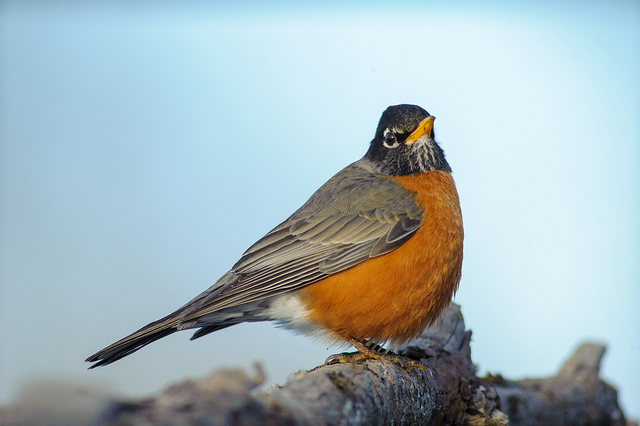
#> input picture images/bird.jpg, 640 x 426 px
$ python 0_translation.py --image ../images/bird.jpg
#> lines starting #> are read from the running program, lines starting #| are printed output that depends on the picture
import argparse
import numpy as np
import cv2

ap = argparse.ArgumentParser()
ap.add_argument("-i", "--image", required=True, help='Path to the image')
args = vars(ap.parse_args())

image = cv2.imread(args['image'])
#> image is the input picture: shape (426, 640, 3); mean B, G, R 188.8, 183.9, 166.6

M = np.float32([[1, 0, 25],
                [0, 1, 50]])
shifted = cv2.warpAffine(image, M, (image.shape[1], image.shape[0]))
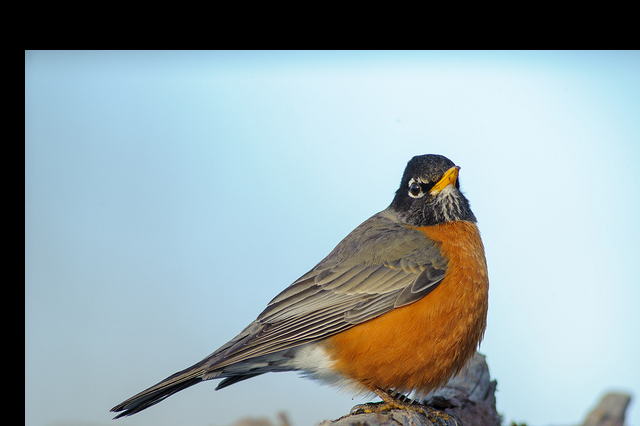
#> shifted: shape (426, 640, 3); mean B, G, R 168.5, 164.4, 148.6
cv2.imshow('Shifted down and right', shifted)

M = np.float32([[1, 0, -50],
                [0, 1, -90]])
shifted = cv2.warpAffine(image, M, (image.shape[1], image.shape[0]))
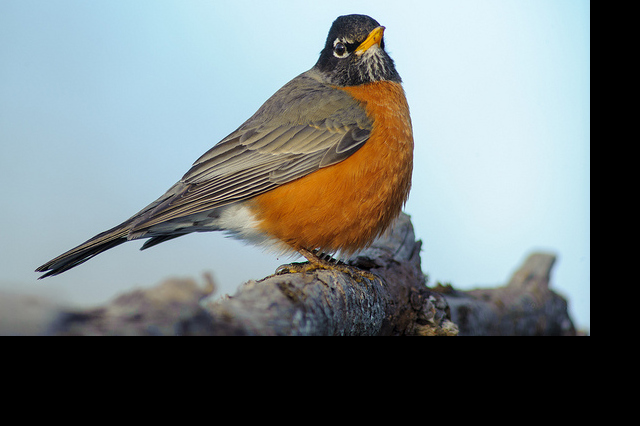
#> shifted: shape (426, 640, 3); mean B, G, R 125.9, 124.9, 116.4
cv2.imshow('Shifted Up and Left', shifted)

cv2.waitKey(0)

$ run again, on images/beach.png
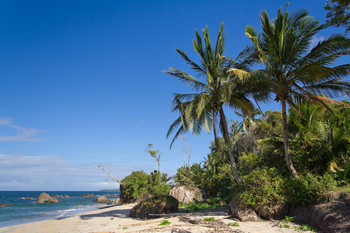
#> input picture images/beach.png, 350 x 233 px
#> image is the input picture: shape (233, 350, 3); mean B, G, R 136, 110.4, 78.6
#> `shifted = cv2.warpAffine(image, M, (image.shape[1], image.shape[0]))`:
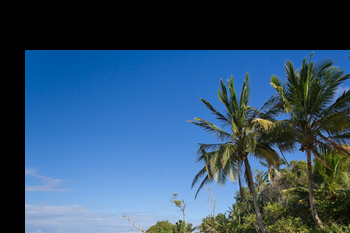
#> shifted: shape (233, 350, 3); mean B, G, R 110.1, 81.9, 51.2
#> `shifted = cv2.warpAffine(image, M, (image.shape[1], image.shape[0]))`:
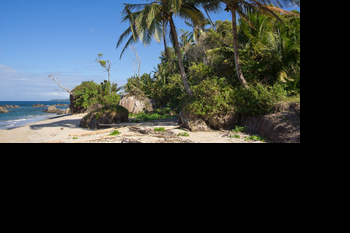
#> shifted: shape (233, 350, 3); mean B, G, R 62.4, 60.8, 53.2
